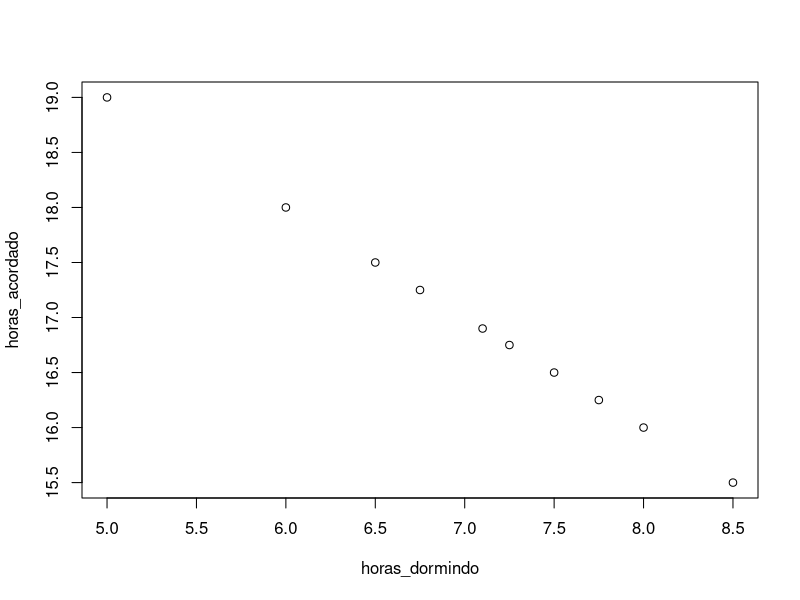
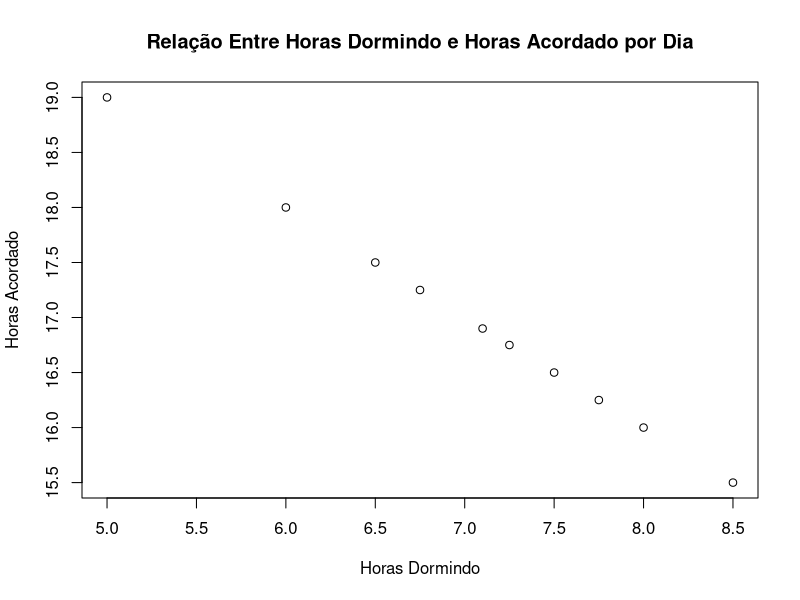
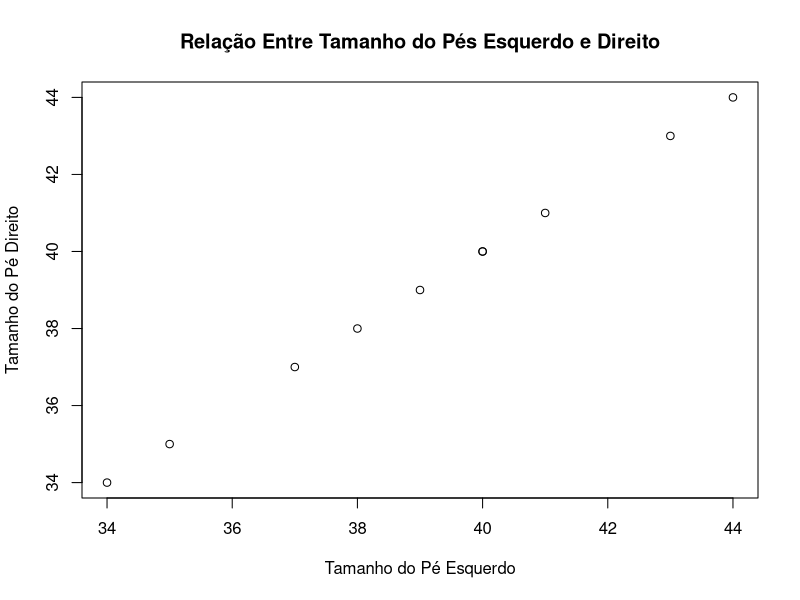
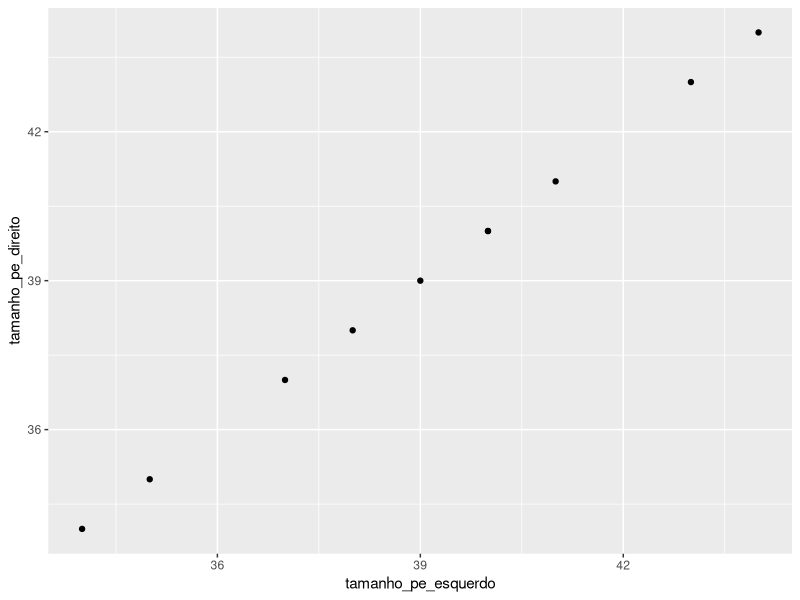
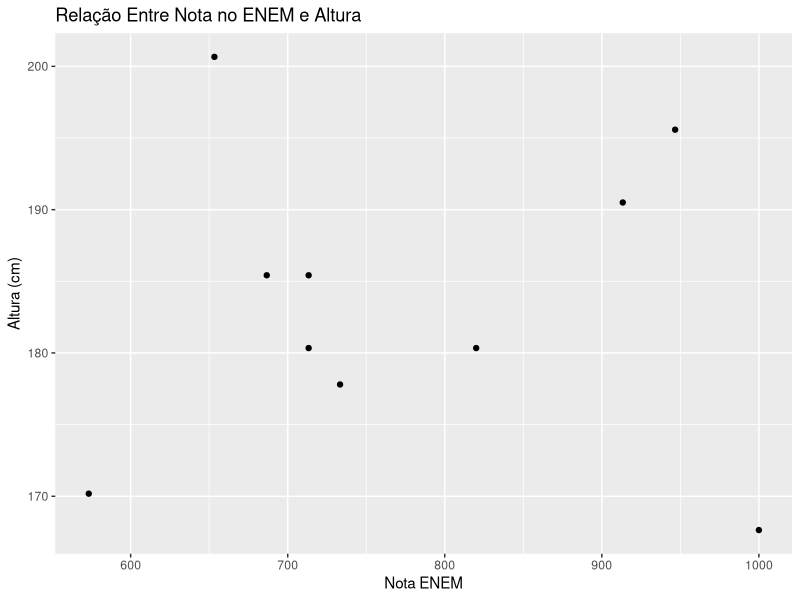

Here is the R script that generated these plots, in order:
## ---- chunk 1
# instalar pacotes (quando necessario)
# install.packages(c("readr", "plotly", dependencies = T))
                 
# carregar pacotes
library(readr); library(ggplot2)
## ---- chunk 2
correlacao_data1 <- read.csv("Bases de Dados/correlacao_data1.csv")

## ---- chunk 3
attach(correlacao_data1)

## ---- chunk 4
# correlacionar as varivaeis
cor(horas_dormindo, horas_acordado)

# teste de correlacao de Pearson
cor.test(horas_dormindo, horas_acordado)

# grafico dispersao no pacote Rbase
plot(horas_dormindo, horas_acordado)

# com titulo e rotulos nos eixos
plot(horas_dormindo, horas_acordado,
     main = "Relação Entre Horas Dormindo e Horas Acordado por Dia",     # titulo do grafico
     xlab = "Horas Dormindo", ylab = "Horas Acordado")     # rotulos eixos x e y
## ---- chunk 5
# correlacionar as varivaeis
cor(tamanho_pe_esquerdo, tamanho_pe_direito)

# teste de correlacao de Pearson
cor.test(tamanho_pe_esquerdo, tamanho_pe_direito)

# grafico dispersao no pacote Rbase
plot(tamanho_pe_esquerdo, tamanho_pe_direito,
     main = "Relação Entre Tamanho do Pés Esquerdo e Direito", 
     xlab = "Tamanho do Pé Esquerdo", ylab = "Tamanho do Pé Direito")  

# grafico dispersao no pacote Ggplot2
ggplot(correlacao_data1, aes(x = tamanho_pe_esquerdo,    # definir eixo X
                             y = tamanho_pe_direito)) +  # definir eixo Y
    geom_point()                                         # definir tipo de 'geom'

## ---- chunk 6
# correlacionar as varivaeis
cor(nota_enem, altura_cm)

# teste de correlacao de Pearson
cor.test(nota_enem, altura_cm)

# grafico de correlaco ggplot2 e titulos nos eixos
ggplot(correlacao_data1, aes(x = nota_enem,  y = altura_cm)) + 
    geom_point()  +
    labs(title = "Relação Entre Nota no ENEM e Altura",
             x =  "Nota ENEM",
             y =  "Altura (cm)")

